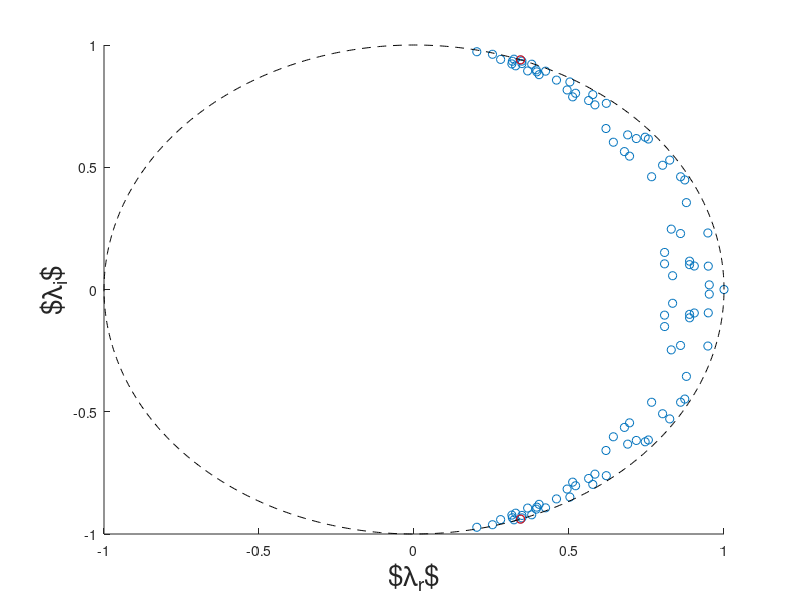
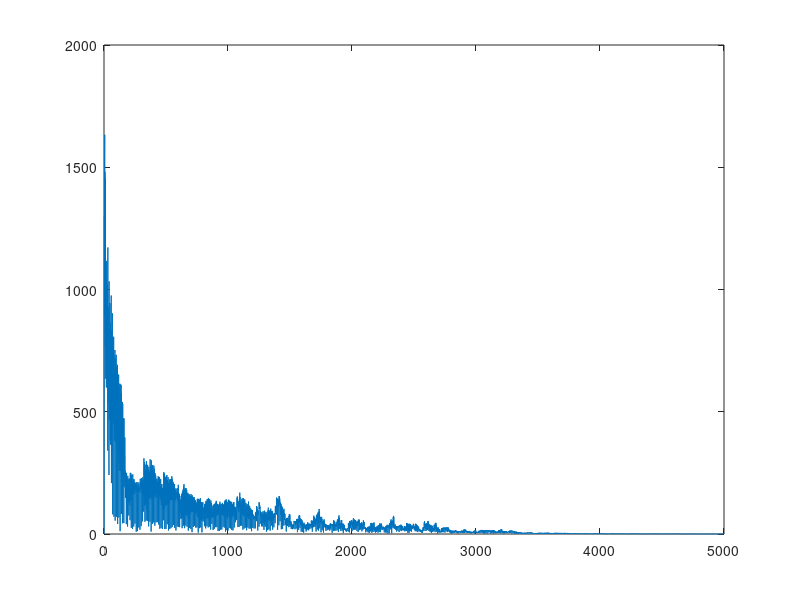
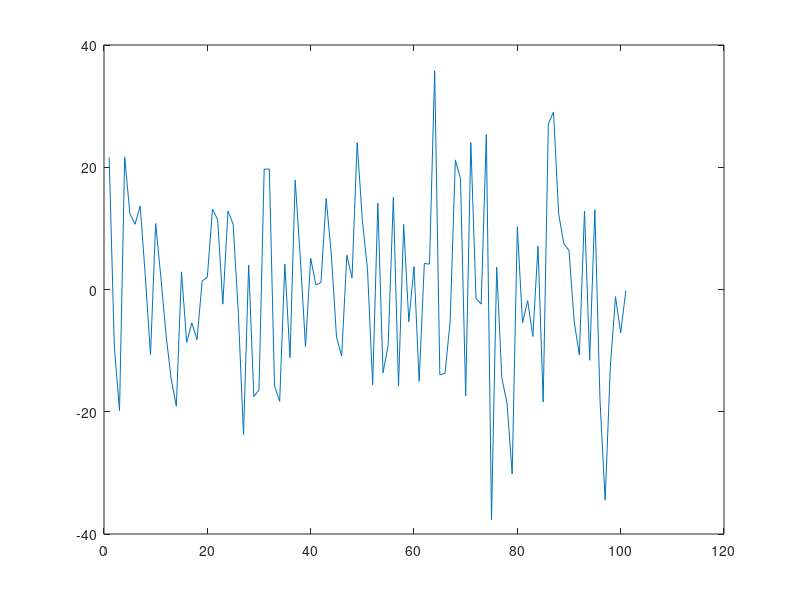

Reproduce these figures in MATLAB, in order.
%     Test Boostconv and spsnap

clear
clc
close all

lafs = 20;

%rng('default');

n = 50;    % Matrix Size

% No of eigenvalues greater than 1.
np = 1;
% How unstable do we want the eigenvalues?
uns_range = 0.0001;

theta = 4*pi/9*rand(np,1);
e1  = (cos(theta) + uns_range*rand(np,1)) + 1i*sin(theta);
uns_e = [e1; conj(e1)];
% Set first eigenvector = 1 signifying beseflow

ne2 = n-length(e1);
st_range = 0.5;
theta = 4*pi/9*rand(ne2,1);
damp = 0.80 + 0.18*rand(ne2,1);
e2  = damp.*cos(theta) + 1i*sin(theta);
stb_e = [e2; conj(e2)];

Aeig = [1.0; uns_e; stb_e];
lr = real(Aeig);
li = imag(Aeig);

neig = length(Aeig);    % This is my matrix size
                        % Hopefully no repeated eigenvalues

figure(1);
scatter(lr,li); hold on
scatter(real(uns_e),imag(uns_e), 'r')
theta = linspace(0,2*pi,1000);
plot(cos(theta),sin(theta), '--k')
xlabel('$\lambda_{r}$', 'FontSize', lafs)
ylabel('$\lambda_{i}$', 'FontSize', lafs)


B = rand(neig);
B = B + B';

bnorm = norm(B);
disp(['Norm(B)=', num2str(bnorm)])
B = B/bnorm;
Binv = inv(B);

A = Binv*diag(Aeig)*B;

anorm = norm(A);
disp(['Norm(A)=', num2str(anorm)])


x0 = rand(neig,1) + 1i*rand(neig,1);

r = x0;
rnorm = norm(x0);

bkryl = 15;
vin   = zeros(neig,bkryl);
vout  = zeros(neig,bkryl);
vold  = zeros(neig,1);
vol1 = zeros(neig,1);

ifboost = 1;
bfreq = 10;
boostio = 1;
plotio  = 100;
ib = 0;     % BoostConv counter
zro = zeros(neig,1);
c   = zeros(bkryl,1);

niters = 5000;
residuals = zeros(niters,1);
for i=1:niters

   xi = A*x0;

   rnorm = norm(xi-x0);
   x0 = xi;

   if (ifboost)
     if i==1
       vol1 = zro;
       vold  = zro;
        
       vold  = xi;
       ifinit = 0;
     end
   end


%  Apply Boostconv
   if (ifboost)
     if mod(i,bfreq)==0
       if (~ifinit)
          ib = 1;
          dv = (xi - vol1);

          vin(:,1)=dv;
          vout(:,1)=dv;
          ifinit = 1;
          
          vol1  = xi;        % not in code. Probably initialization bug
       else
          
          dv = (xi - vol1);

          vout(:,ib) = vout(:,ib)-dv;             % vout = rn_1 - rn
          vin(:,ib)  = vin(:,ib)-vout(:,ib);      % vin  = rn

          c_bc  = vout(:,1:ib)'*dv;
          dd_bc = vout(:,1:ib)'*vout(:,1:ib);
          c2    = dd_bc\c_bc;               % invert dd_bc
          c(1:length(c2),1) = c2;

          ib = mod(ib,bkryl)+1;
          vout(:,ib) = dv;                  % vout+1 = rn

%         New residual
          dv = dv + vin*c;
          vin(:,ib) = dv;

          rnorm = norm(dv);
         
          x0 = vol1+dv;
          vol1 = x0;
          vold = x0;            % also not in code

       end
     else
       vold = (xi-vold);
       rnorm = norm(vold);
       vold = xi;

     end          % if mod(i,bfreq)
   end            % ifboost     

   if mod(i,boostio)==0
     disp([num2str(i),' Residual=',num2str(rnorm)])
     pause(0.01)
   end  

   residuals(i)=rnorm;

   if mod(i,plotio)==0
     figure(3)
     plot(real(xi))
     pause(0.01)
   end  
  

end   

figure(2)
plot(residuals(1:i))


